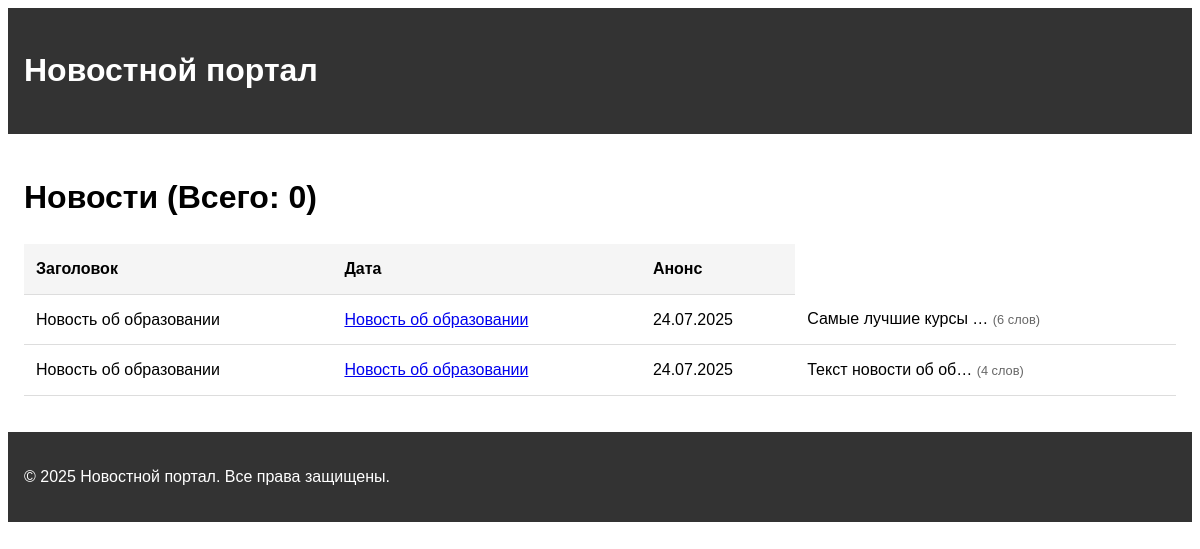
Page /news/ on the committed database.
### news/models.py (models this page shows, shortened)
class Post(models.Model):
    ARTICLE = 'AR'
    NEWS = 'NW'
    POST_TYPES = [
        (ARTICLE, 'Статья'),
        (NEWS, 'Новость'),
    ]
    author = models.ForeignKey(Author, on_delete=models.CASCADE)
    post_type = models.CharField(max_length=2, choices=POST_TYPES)
    created_at = models.DateTimeField(auto_now_add=True)
    categories = models.ManyToManyField(Category, through='PostCategory')
    title = models.CharField(max_length=200)
    text = models.TextField()
    rating = models.IntegerField(default=0)

### news/views.py (the view)
# urls.py: path('', NewsList.as_view(), name='news_list'),
class NewsList(ListView):
    model = Post
    template_name = 'news/news_list.html'
    context_object_name = 'posts'
    ordering = ['-created_at']  # Сортировка от новых к старым
    queryset = Post.objects.filter(post_type='NW')  # Только новости

### news/templatetags/custom_filters.py (called while the page is built)
@register.filter
def censor(value):
    forbidden_words = ['редиска', 'нехороший', 'плохой']  # Запрещённые слова
    if not isinstance(value, str):
        return value
    for word in forbidden_words:   # Заменяем все буквы, кроме первой, на *
        if word in value.lower():
            censored = word[0] + '*' * (len(word) - 1)
            value = value.replace(word, censored)
    return value

### news/templates/news/news_list.html (shortened to what this page needs)
{% extends 'base.html' %}
{% load custom_filters %}
{% block content %}
<h1>Новости (Всего: {{ news|length }})</h1>
<table class="news-table">
    <thead>
        <tr>
            <th>Заголовок</th>
            <th>Дата</th>
            <th>Анонс</th>
        </tr>
    </thead>
    <tbody>
        {% for item in posts %}
        <tr>
            <td>{{ item.title|censor }}</td>
            <td><a href="{% url 'news_detail' item.pk %}">{{ item.title }}</a></td>
            <td class="date">{{ item.created_at|date:"d.m.Y" }}</td>
            <td class="preview">
                {{ item.text|truncatechars:20|censor }}
                <small>({{ item.text|wordcount }} слов)</small>
            </td>
        </tr>
        {% endfor %}
    </tbody>
</table>
{% endblock %}

### templates/base.html (shortened to what this page needs)
<!DOCTYPE html>
<html>
<head>
</head>
<body>
    <header>
        <h1><a href="/" style="color: white; text-decoration: none;">Новостной портал</a></h1>
    </header>
    <main>
        {% block content %}
        {% endblock %}
    </main>
    <footer>
        <p>&copy; {% now "Y" %} Новостной портал. Все права защищены.</p>
    </footer>
</body>
</html>

### templates/base.html (style rules this page uses)
body { font-family: Arial, sans-serif; line-height: 1.6; }
header, footer { background: #333; color: white; padding: 1rem; }
main { padding: 1rem; }

### news/templates/news/news_list.html (style rules this page uses)
.news-table { width: 100%; border-collapse: collapse; margin: 20px 0; }
.news-table th, .news-table td { padding: 12px; border-bottom: 1px solid #ddd; text-align: left; }
.news-table th { background-color: #f5f5f5; }
.date { white-space: nowrap; }
.preview { max-width: 500px; }
small { color: #666; font-size: 0.8em; }

### rows in the picture
Post: title|censor "Новость об образовании", title "Новость об образовании", created_at "24.07.2025", text|censor "Самые лучшие курсы …", text "6"
Post: title|censor "Новость об образовании", title "Новость об образовании", created_at "24.07.2025", text|censor "Текст новости об об…", text "4"

### other values in the picture
{{ news|length }} "0"
